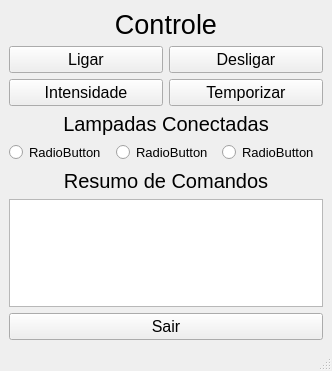
<?xml version="1.0" encoding="UTF-8"?>
<ui version="4.0">
 <class>MainWindow</class>
 <widget class="QMainWindow" name="MainWindow">
  <property name="geometry">
   <rect>
    <x>0</x>
    <y>0</y>
    <width>332</width>
    <height>371</height>
   </rect>
  </property>
  <property name="windowTitle">
   <string>MainWindow</string>
  </property>
  <widget class="QWidget" name="centralwidget">
   <layout class="QHBoxLayout" name="horizontalLayout">
    <item>
     <layout class="QVBoxLayout" name="verticalLayout">
      <item>
       <widget class="QLabel" name="label">
        <property name="font">
         <font>
          <pointsize>20</pointsize>
          <weight>50</weight>
          <italic>false</italic>
          <bold>false</bold>
          <underline>false</underline>
          <kerning>true</kerning>
         </font>
        </property>
        <property name="text">
         <string>Controle</string>
        </property>
        <property name="alignment">
         <set>Qt::AlignCenter</set>
        </property>
       </widget>
      </item>
      <item>
       <layout class="QGridLayout" name="gridLayout">
        <item row="1" column="0">
         <widget class="QPushButton" name="pushButton_2">
          <property name="font">
           <font>
            <pointsize>12</pointsize>
           </font>
          </property>
          <property name="text">
           <string>Intensidade</string>
          </property>
         </widget>
        </item>
        <item row="1" column="1">
         <widget class="QPushButton" name="pushButton_4">
          <property name="font">
           <font>
            <pointsize>12</pointsize>
           </font>
          </property>
          <property name="cursor">
           <cursorShape>ArrowCursor</cursorShape>
          </property>
          <property name="text">
           <string>Temporizar</string>
          </property>
         </widget>
        </item>
        <item row="0" column="0">
         <widget class="QPushButton" name="pushButton">
          <property name="font">
           <font>
            <pointsize>12</pointsize>
           </font>
          </property>
          <property name="text">
           <string>Ligar</string>
          </property>
         </widget>
        </item>
        <item row="0" column="1">
         <widget class="QPushButton" name="pushButton_3">
          <property name="font">
           <font>
            <pointsize>12</pointsize>
           </font>
          </property>
          <property name="text">
           <string>Desligar</string>
          </property>
          <property name="autoExclusive">
           <bool>false</bool>
          </property>
         </widget>
        </item>
       </layout>
      </item>
      <item>
       <widget class="QLabel" name="label_3">
        <property name="font">
         <font>
          <pointsize>15</pointsize>
         </font>
        </property>
        <property name="text">
         <string>Lampadas Conectadas</string>
        </property>
        <property name="alignment">
         <set>Qt::AlignCenter</set>
        </property>
       </widget>
      </item>
      <item>
       <layout class="QHBoxLayout" name="horizontalLayout_3">
        <item>
         <widget class="QRadioButton" name="radioButton">
          <property name="font">
           <font>
            <pointsize>10</pointsize>
           </font>
          </property>
          <property name="text">
           <string>RadioButton</string>
          </property>
         </widget>
        </item>
        <item>
         <widget class="QRadioButton" name="radioButton_2">
          <property name="font">
           <font>
            <pointsize>10</pointsize>
           </font>
          </property>
          <property name="text">
           <string>RadioButton</string>
          </property>
         </widget>
        </item>
        <item>
         <widget class="QRadioButton" name="radioButton_3">
          <property name="font">
           <font>
            <pointsize>10</pointsize>
           </font>
          </property>
          <property name="text">
           <string>RadioButton</string>
          </property>
         </widget>
        </item>
       </layout>
      </item>
      <item>
       <widget class="QLabel" name="label_2">
        <property name="font">
         <font>
          <pointsize>15</pointsize>
          <weight>50</weight>
          <italic>false</italic>
          <bold>false</bold>
          <underline>false</underline>
          <strikeout>false</strikeout>
         </font>
        </property>
        <property name="text">
         <string>Resumo de Comandos</string>
        </property>
        <property name="alignment">
         <set>Qt::AlignCenter</set>
        </property>
       </widget>
      </item>
      <item>
       <widget class="QTextBrowser" name="textBrowser">
        <property name="enabled">
         <bool>true</bool>
        </property>
        <property name="font">
         <font>
          <pointsize>10</pointsize>
         </font>
        </property>
       </widget>
      </item>
      <item>
       <widget class="QPushButton" name="pushButton_5">
        <property name="font">
         <font>
          <pointsize>12</pointsize>
         </font>
        </property>
        <property name="text">
         <string>Sair</string>
        </property>
       </widget>
      </item>
     </layout>
    </item>
   </layout>
  </widget>
  <widget class="QMenuBar" name="menubar">
   <property name="geometry">
    <rect>
     <x>0</x>
     <y>0</y>
     <width>332</width>
     <height>21</height>
    </rect>
   </property>
  </widget>
  <widget class="QStatusBar" name="statusbar"/>
 </widget>
 <resources/>
 <connections/>
</ui>
